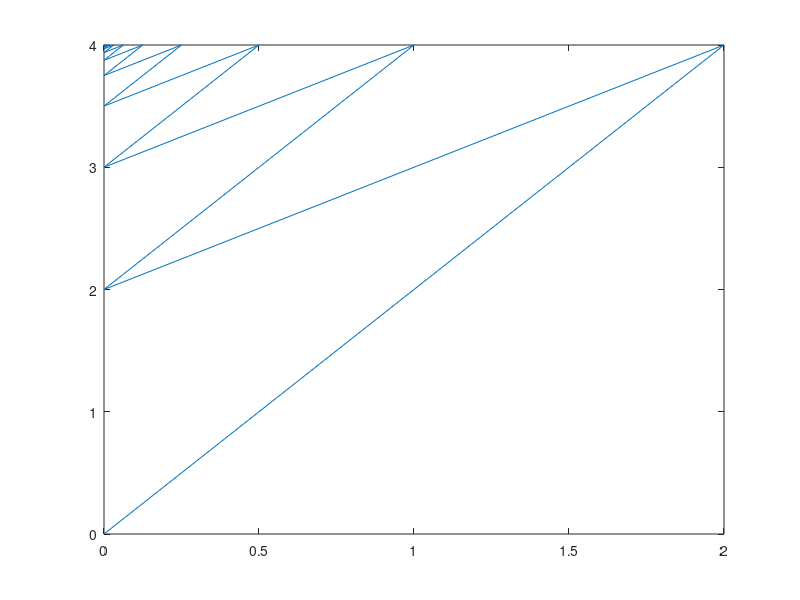

Source code (MATLAB):
A = [.5  .25;
     .25 -.25];
b = [1;-1];
x0 = [0;0];
x1 = A\b
B = [0 -.5;-1 0];
d = [2;4];
sol = [x0];
for j = 1:35
  x1 = B*x0+d;
  sol = [sol x1];
  x0 = x1;
end
sol
x=sol(1,:);
y=sol(2,:);
plot(x,y)
